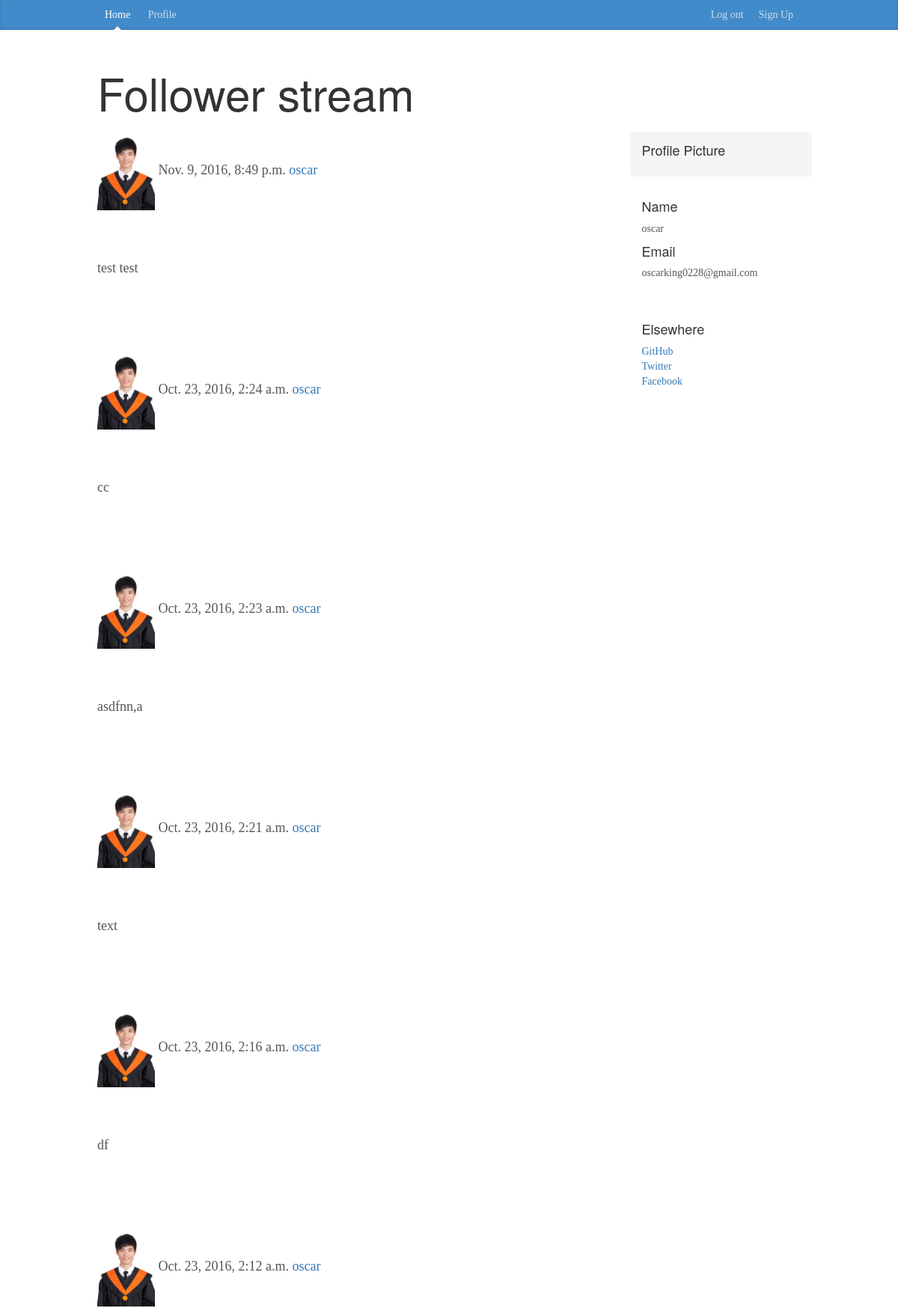
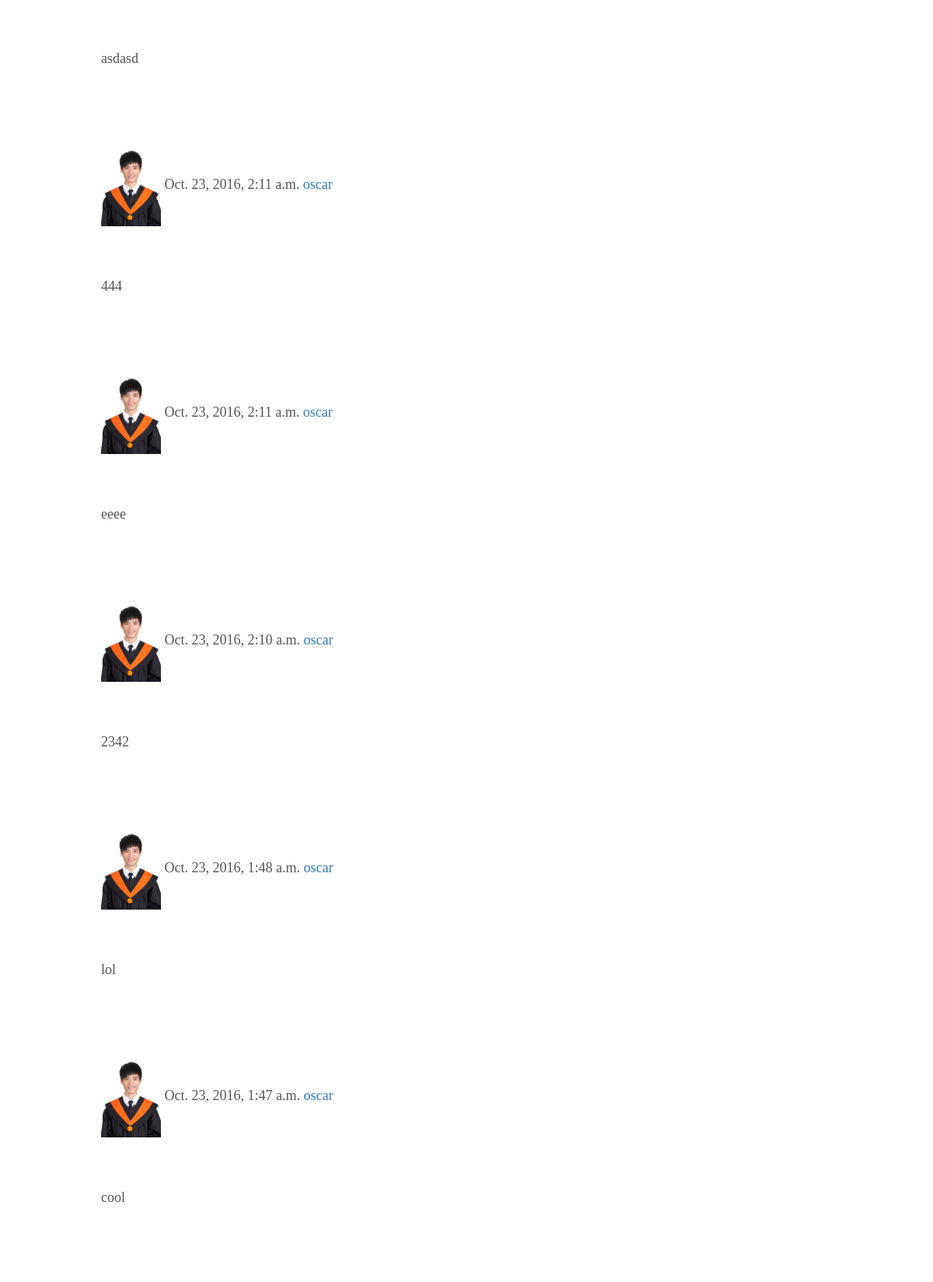
/Follower/13/ (signed in, upper part), run on the app's committed database (2 pictures, top to bottom).
### grumblr/models.py (models this page shows)
class Post(models.Model):
    text = models.CharField(max_length = 2000)
    user = models.ForeignKey(User)
    created = models.DateTimeField(auto_now_add=True)
    def __unicode__(self):
        return self.text

class Profile(models.Model):
	owner = models.OneToOneField(User)
	age = models.CharField(max_length = 200, default = "Age", blank=True)
	bio = models.CharField(max_length = 420, default = "", blank=True)
	image = models.ImageField(upload_to = 'image', blank = True, default="/image/images.png")
	follows = models.ManyToManyField(User, related_name='followed_by')

### grumblr/views.py (the view)
# urls.py: url(r'^Follower/(?P<id>\w+)/$', views.follow),
@login_required
def follow(request, id):
    user = User.objects.get(id=id)
    profile = Profile.objects.get(owner=user)
    follows = profile.follows.all()
    posts = Post.objects.filter(user__in=follows).order_by('-created')
    context = {'posts' : posts, 'follows':follows}
    return render(request, 'grumblr/FollowerStream.html', context)

### grumblr/templates/grumblr/FollowerStream.html (shortened to what this page needs)
<!DOCTYPE html>
<html lang="en">
  <head>
    <link href="/static/grumblr/css/bootstrap.min.css" rel="stylesheet">
    <link href="/static/grumblr/css/blog.css" rel="stylesheet">
  </head>
  <body>
    <div class="blog-masthead">
      <div class="container">
        <nav class="blog-nav">
            <a class="blog-nav-item active" href="/">Home</a>
            <a class="blog-nav-item" href="/Profile/{{request.user.id}}">Profile</a>
            <a class="blog-nav-item pull-right" href="/SignUp">Sign Up</a>
            <a class="blog-nav-item pull-right" href="/LogOut">Log out</a>
        </nav>
      </div>
    </div>
    <div class="container">
      <div class="blog-header">
        <h1 class="blog-title">Follower stream</h1>
      </div>
      <div class="row">
        <div class="col-sm-8 blog-main">
          {% for post in posts %}
          <div class="blog-post">
          <img src="{{post.user.profile.image.url}}" width="77" height="105>
            <p class="blog-post-meta">
            {{post.created}}
            <a href="/Profile/{{post.user.id}}">{{post.user}}</a></p>
            <br>
            <br>
            <p>{{post}}</p>
            <br>
          </div>
          {% endfor %}
        </div>
        <div class="col-sm-3 col-sm-offset-1 blog-sidebar">
          <div class="sidebar-module sidebar-module-inset">
            <h4>Profile Picture</h4>
          </div>
          <div class="sidebar-module">
            <h4>Name</h4>
            <p>{{request.user.username}}</p>
              <h4>Email</h4>
              <p>{{request.user.email}}</p>
          </div>
          <div class="sidebar-module">
            <h4>Elsewhere</h4>
            <ol class="list-unstyled">
              <li><a href="#">GitHub</a></li>
              <li><a href="#">Twitter</a></li>
              <li><a href="https://www.facebook.com/profile.php?id=100001257510037">Facebook</a></li>
            </ol>
          </div>
        </div>
      </div>
    </div>
  </body>
</html>

### grumblr/static/grumblr/css/blog.css (style rules this page uses)
body { font-family: Georgia, "Times New Roman", Times, serif; color: #555; }
h1, .h1, h2, .h2, h3, .h3, h4, .h4, h5, .h5, h6, .h6 { margin-top: 0; font-family: "Helvetica Neue", Helvetica, Arial, sans-serif; font-weight: normal; color: #333; }
@media (min-width: 1200px) { .container { width: 970px; } }
.blog-masthead { background-color: #428bca; -webkit-box-shadow: inset 0 -2px 5px rgba(0,0,0,.1); box-shadow: inset 0 -2px 5px rgba(0,0,0,.1); }
.blog-nav-item { position: relative; display: inline-block; padding: 10px; font-weight: 500; color: #cdddeb; }
.blog-nav .active { color: #fff; }
.blog-nav .active:after { position: absolute; bottom: 0; left: 50%; width: 0; height: 0; margin-left: -5px; vertical-align: middle; content: " "; border-right: 5px solid transparent; border-bottom: 5px solid; border-left: 5px solid transparent; }
.blog-header { padding-top: 20px; padding-bottom: 20px; }
.blog-title { margin-top: 30px; margin-bottom: 0; font-size: 60px; font-weight: normal; }
.blog-main { font-size: 18px; line-height: 1.5; }
.sidebar-module { padding: 15px; margin: 0 -15px 15px; }
.sidebar-module-inset { padding: 15px; background-color: #f5f5f5; border-radius: 4px; }
.blog-post { margin-bottom: 60px; }

### data on the page
Post: user.profile.image (picture), created "Nov. 9, 2016, 8:49 p.m.", user "oscar", text "test test"
Post: user.profile.image (picture), created "Oct. 23, 2016, 2:24 a.m.", user "oscar", text "cc"
Post: user.profile.image (picture), created "Oct. 23, 2016, 2:23 a.m.", user "oscar", text "asdfnn,a"
Post: user.profile.image (picture), created "Oct. 23, 2016, 2:21 a.m.", user "oscar", text "text"
Post: user.profile.image (picture), created "Oct. 23, 2016, 2:16 a.m.", user "oscar", text "df"
Post: user.profile.image (picture), created "Oct. 23, 2016, 2:12 a.m.", user "oscar", text "asdasd"
Post: user.profile.image (picture), created "Oct. 23, 2016, 2:11 a.m.", user "oscar", text "444"
Post: user.profile.image (picture), created "Oct. 23, 2016, 2:11 a.m.", user "oscar", text "eeee"
Post: user.profile.image (picture), created "Oct. 23, 2016, 2:10 a.m.", user "oscar", text "2342"
Post: user.profile.image (picture), created "Oct. 23, 2016, 1:48 a.m.", user "oscar", text "lol"
Post: user.profile.image (picture), created "Oct. 23, 2016, 1:47 a.m.", user "oscar", text "cool"

### other printed values
{{ request.user.username }} "oscar"
{{ request.user.email }} "oscarking0228@gmail.com"
